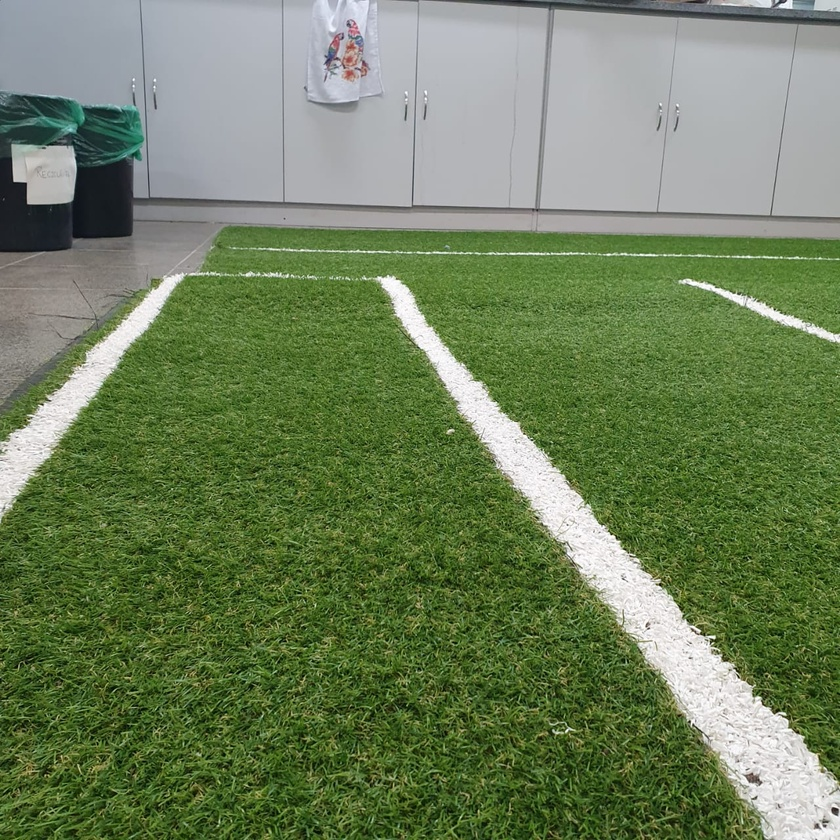
#> input picture development/image/images/campo1.jpeg, 840 x 840 px, shrunk from 1280 x 1280 before the run, found by its file name
$ python importing.py
#> lines starting #> are read from the running program, lines starting #| are printed output that depends on the picture
import cv2
import numpy as np
import matplotlib.pyplot as plt

img = cv2.imread('images/campo1.jpeg', cv2.IMREAD_GRAYSCALE)
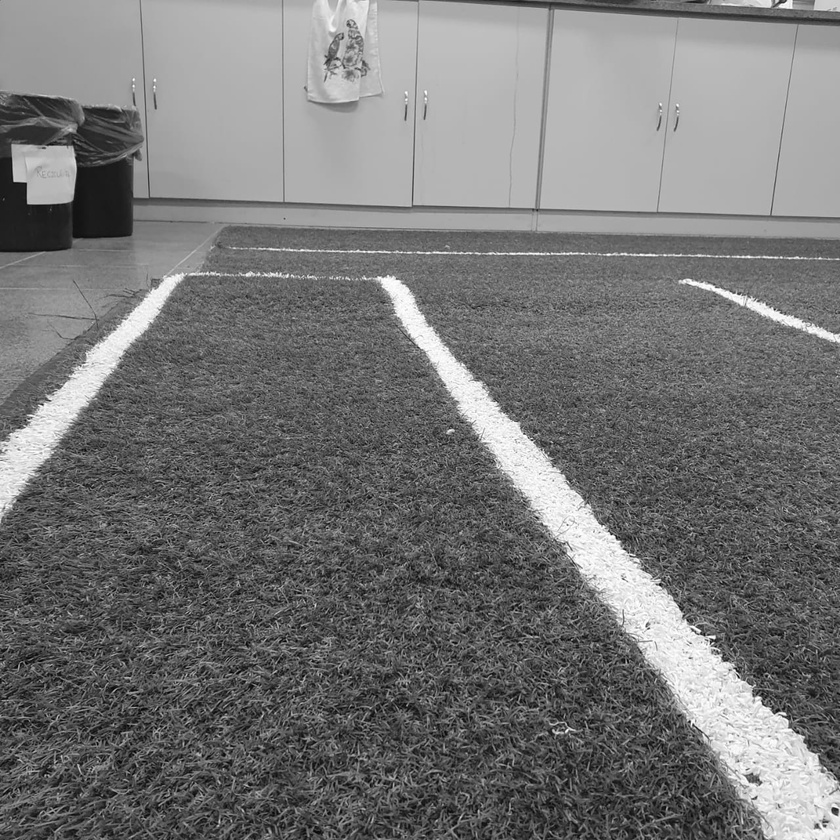
#> img: shape (840, 840); min 0, max 255, mean 118.3

##cv2.imshow('Imagem', img)
##cv2.waitKey(0)
##cv2.destroyAllWindows()

plt.imshow(img, cmap='gray', interpolation='bicubic')
plt.plot([50, 100],[80,100], 'r',linewidth=5)
plt.show()
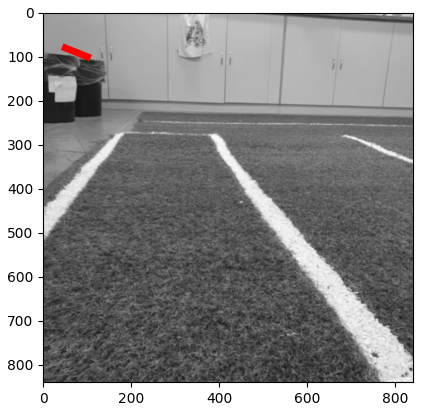
#> figure drawn by matplotlib, 1 panel

$ run again, with development/image/images/campo2.jpeg copied over development/image/images/campo1.jpeg
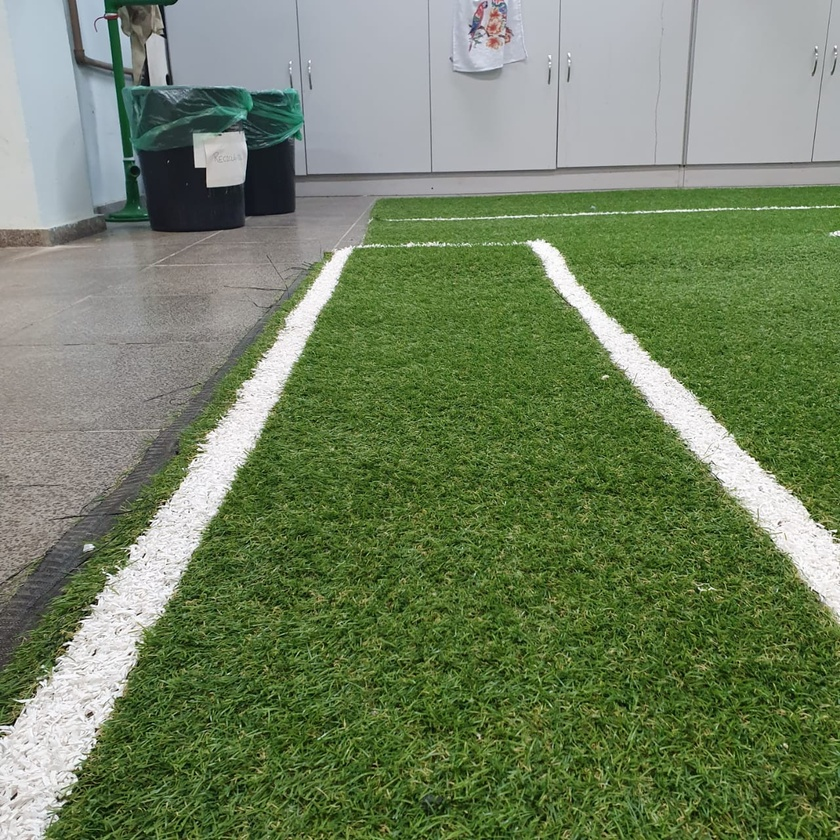
#> input picture development/image/images/campo2.jpeg, 840 x 840 px, shrunk from 1280 x 1280 before the run, found by its file name
#> `img = cv2.imread('images/campo1.jpeg', cv2.IMREAD_GRAYSCALE)`:
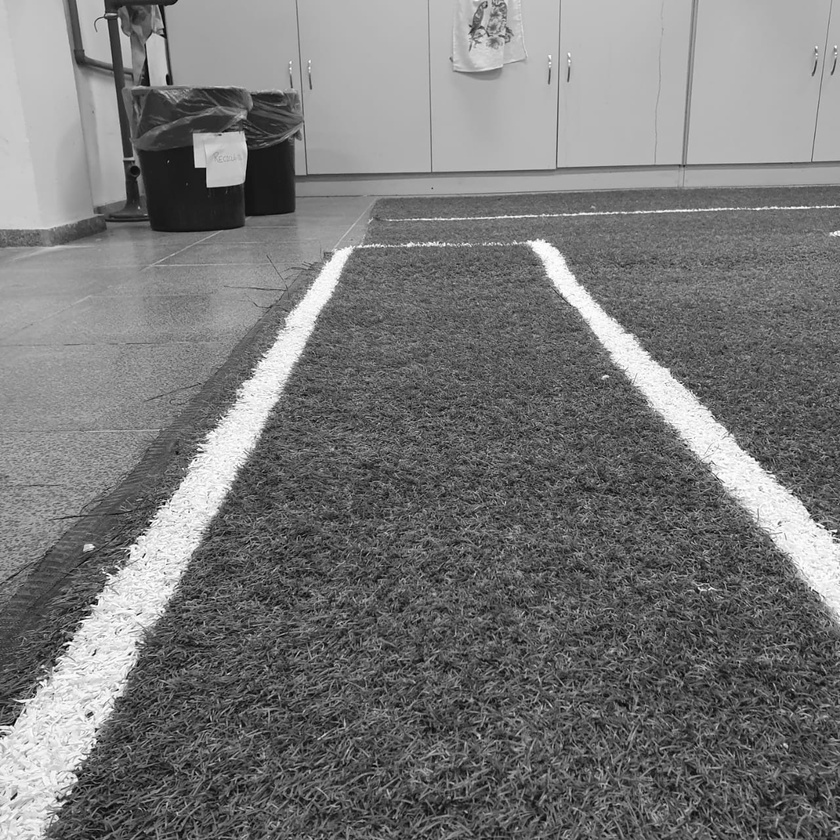
#> img: shape (840, 840); min 0, max 255, mean 120.5
#> `plt.show()`:
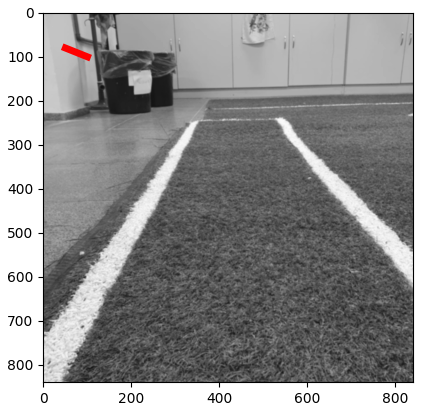
#> figure drawn by matplotlib, 1 panel

$ run again, with development/image/images/campo3.jpeg copied over development/image/images/campo1.jpeg
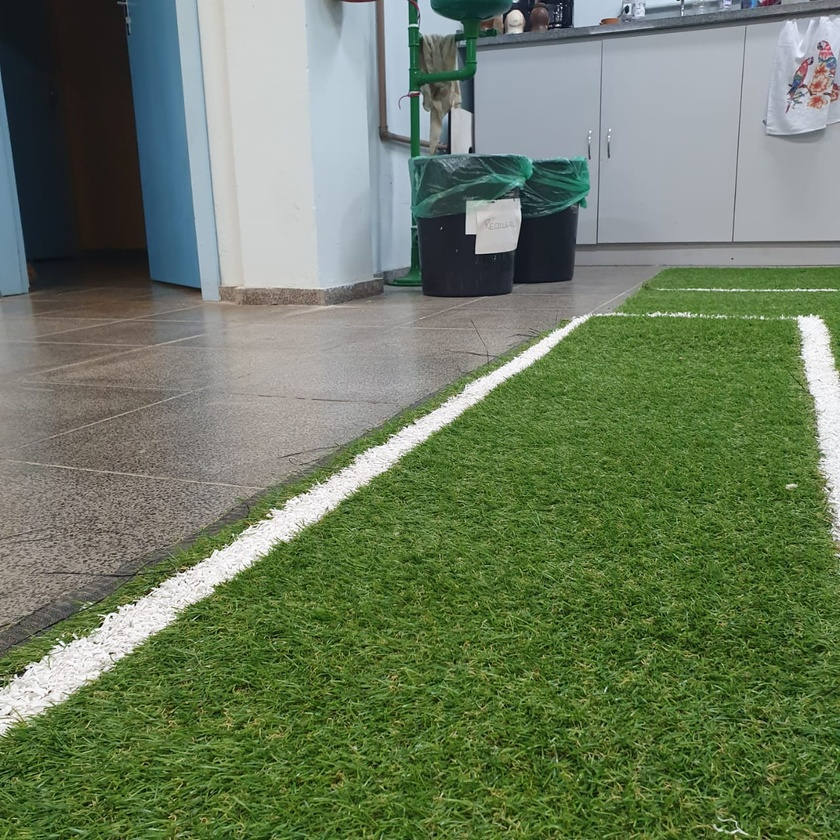
#> input picture development/image/images/campo3.jpeg, 840 x 840 px, shrunk from 1280 x 1280 before the run, found by its file name
#> `img = cv2.imread('images/campo1.jpeg', cv2.IMREAD_GRAYSCALE)`:
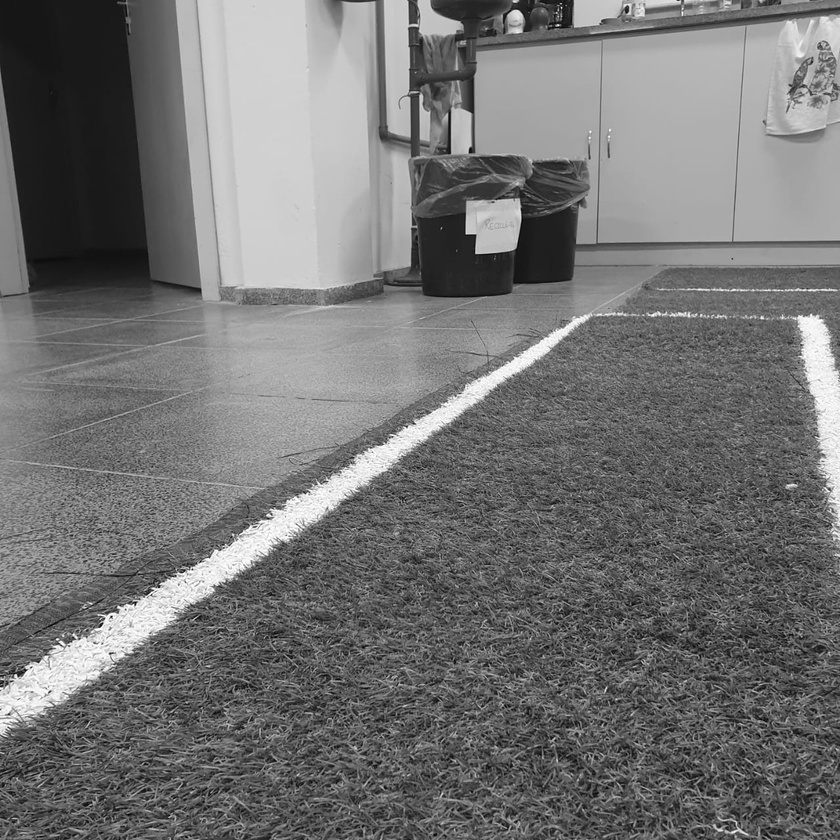
#> img: shape (840, 840); min 0, max 255, mean 115.4
#> `plt.show()`:
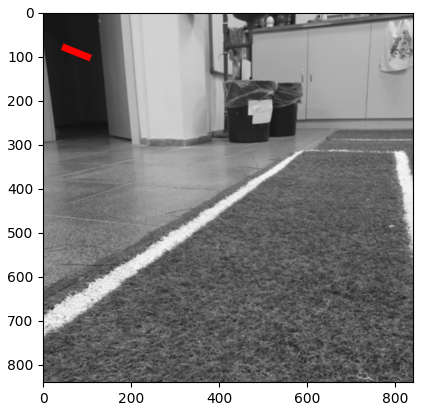
#> figure drawn by matplotlib, 1 panel
